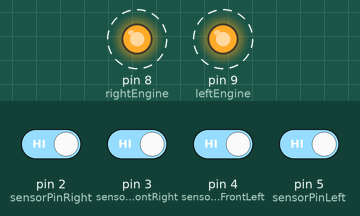
Simulated run of this sketch. Board: Arduino Uno, built with avr-gcc and run on an emulated ATmega328P. On the bench: output pins drawn as LEDs (lit = HIGH). Dashed ring = blinking. The inputs (shaded band) are chosen by the test bench; at power-on: pin 2 (sensorPinRight), pin 3 (sensorPinFrontRight), pin 4 (sensorPinFrontLeft), pin 5 (sensorPinLeft) HIGH.

Above: at 1.35 s.
1.7 s: pin 2 (sensorPinRight) driven LOW
At 2.15 s:
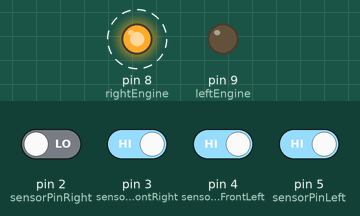
4.7 s: pin 4 (sensorPinFrontLeft) driven LOW
At 4.95 s:
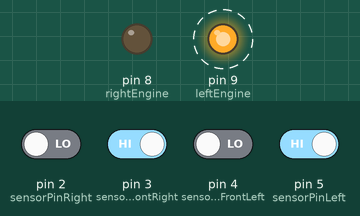
7.7 s: pin 4 (sensorPinFrontLeft) driven HIGH
At 7.95 s:
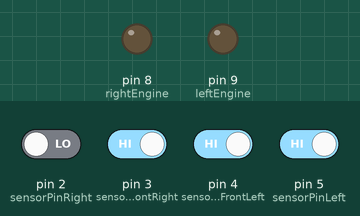
10.7 s: pin 2 (sensorPinRight) driven HIGH
At 10.95 s:
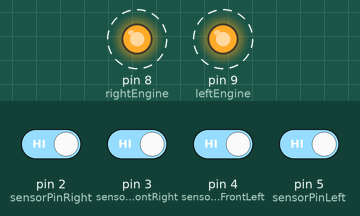
Timing chart, 0 to 14.7 s (numbered marks = the images above; inputs shaded):
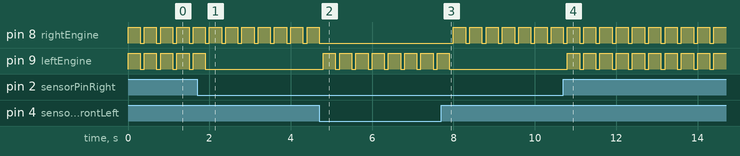

Measured:
- after the input at 1.7 s, pin 9 (leftEngine): goes on until 1.9 s, then stays LOW
- after the input at 4.7 s, pin 8 (rightEngine): goes on until 4.7 s, then stays LOW; pin 9 (leftEngine): alternates HIGH for 0.30 s and LOW for 0.10 s, starting after 0.10 s
- after the input at 7.7 s, pin 8 (rightEngine): alternates HIGH for 0.30 s and LOW for 0.10 s, starting after 0.30 s; pin 9 (leftEngine): goes on until 7.9 s, then stays LOW
- after the input at 10.7 s, pin 9 (leftEngine): alternates HIGH for 0.30 s and LOW for 0.10 s, starting after 0.10 s
- by itself, pin 8 (rightEngine), pin 9 (leftEngine): alternates HIGH for 0.30 s and LOW for 0.10 s

The sketch:

Bilprojekt.ino
```cpp
/*
  File: Bilprojekt
  Author: Elias Svensson
  Date: 2025-02-22
  Description: This program makes a car with 2 engines drive by itself.
*/

// creates all the variables
int rightEngine = 8; // setting the variable for the right engine to digital pin 8
int leftEngine = 9; // setting the variable for the left engine to digital pin 9
const int sensorPinRight = 2; // setting the variable for the sensor on the right to digital pin 2
const int sensorPinFrontRight = 3; // setting the variable for the sensor located to the right of the front on the car to digital pin 3
const int sensorPinFrontLeft = 4; // setting the variable for the sensor located to the left of the front on the car to digital pin 4
const int sensorPinLeft = 5; // setting the variable for the sensor on the left to digital pin 5
bool wallRight; // variable for the sensor on the right, which will be set to true or false
bool wallLeft; // variable for the sensor on the left, which will be set to true or false
bool wallFrontRight; // variable for the sensor which is located on the right side of the front, which will be set to true or false
bool wallFrontLeft; // variable for the sensor which is located on the left side of the front, which will be set to true or false

// starting all the sensors and engines
void setup() {
  pinMode(rightEngine, OUTPUT); // setting pin 8 to output
  pinMode(leftEngine, OUTPUT); // setting pin 9 to output
  pinMode(sensorPinRight, INPUT); // setting pin 2 to input
  pinMode(sensorPinFrontRight, INPUT); // setting pin 3 to input
  pinMode(sensorPinFrontLeft, INPUT); // setting pin 4 to input
  pinMode(sensorPinLeft, INPUT); // setting pin 5 to input
}

// runnning the functions
void loop() {
  rightSensor(); // function for sensor to the right
  frontSensorRight(); // function for front right sensor
  frontSensorLeft(); // function for front left sensor
  leftSensor(); // function for sensor to the left
  Gas(); // function for starting and stopping the engines
}

/*
  Checking if the sensor to the right finds a wall
  Parameters: void
  Returns: variable wallRight as true or false
*/
void rightSensor() {
  int sensorValueRight = digitalRead(sensorPinRight); // creating variable for the value of what the sensor to the right reads
  if (sensorValueRight == LOW) { // runs if there is a wall on the right
    wallRight = true; // setting boolean to true
  } else { // runs if there is no wall to the right
    wallRight = false; // setting boolean to false
  }
}

/*
  Checking if the right sensor on the front finds a wall
  Parameters: void
  Returns: variable wallFrontRight as true or false
*/
void frontSensorRight() {
  int sensorValueFront = digitalRead(sensorPinFrontRight); // creating variable for the value of what the sensor on the front to the right reads
  if (sensorValueFront == LOW) { // runs if there is a wall in front of the sensor
    wallFrontRight = true; // setting boolean to true
  } else { // runs if there is no wall in front of the sensor
    wallFrontRight = false; // setting boolean to false
  }
}

/*
  Checking if the left sensor on the front finds a wall
  Parameters: void
  Returns: variable wallFrontLeft as true or false
*/
void frontSensorLeft() {
  int sensorValueFront = digitalRead(sensorPinFrontLeft); // creating variable for the value of what the sensor on the front to the left reads
  if (sensorValueFront == LOW) { // runs if there is a wall in front of the sensor
    wallFrontLeft = true; // setting boolean to true
  } else { // runs if there is no wall in front of the sensor
    wallFrontLeft = false; // setting boolean to false
  }
}


/*
  Checking if the sensor on the left finds a wall
  Parameters: void
  Returns: variable wallLeft as true or false
*/
void leftSensor() {
  int sensorValueLeft = digitalRead(sensorPinLeft); // creating variable for the value of what the sensor on the left reads
  if (sensorValueLeft == LOW) { // runs if there is a wall in front of the sensor
    wallLeft = true; // setting boolean to true
  } else { // runs if there is no wall in front of the sensor
    wallLeft = false; // setting boolean to false
  }
}

/*
  Starts and stops the engines depending on what the wall variables are set to
  Parameters: void
  Returns: void
*/
void Gas() {
  if (wallLeft == true) { // if statement runs if there is a wall to the left
    digitalWrite(leftEngine, HIGH); // engine on the left continues
    digitalWrite(rightEngine, LOW); // engine on the right stops
    delay(300); // adds a delay to the engines so that they stop every 300ms
  } else if (wallFrontLeft == true) { // first else if statement runs if there is a wall infront of the sensor that is located to the left on the front
    digitalWrite(leftEngine, HIGH); // engine on the left continues
    digitalWrite(rightEngine, LOW); // engine on the right stops
    delay(300); // adds a delay to the engines so that they stop every 300ms
  } else if (wallFrontRight == true) { // second else if statement runs if there is a wall in front of the sensor that is located to the right on the front
    digitalWrite(leftEngine, LOW); // engine on the left stops
    digitalWrite(rightEngine, HIGH); // engine on the right continues
    delay(300); // adds a delay to the engines so that they stop every 300ms
  } else if (wallRight == true) { // third else if statement runs if there is a wall to the right
    digitalWrite(leftEngine, LOW); // engine on the left stops
    digitalWrite(rightEngine, HIGH); // engine on the right continues
    delay(300); // adds a delay to the engines so that they stop every 300ms
  } else if (wallFrontLeft == true && wallFrontRight == true) { // last else if statement runs if there is a wall in front of both of the sensors on the front
    digitalWrite(leftEngine, HIGH); // engine on the left continues
    digitalWrite(rightEngine, LOW); // engine on the right continues
  }
  else { // else statement runs if all other statements are false
    digitalWrite(leftEngine, HIGH); // engine on the left continues
    digitalWrite(rightEngine, HIGH); // engine on the right continues
    delay(300); // adds a delay to the engines so that they stop every 300ms
  }
  digitalWrite(leftEngine, LOW); //every 300ms the left engine will stop
  digitalWrite(rightEngine, LOW); // every 300ms the right engine will stop
  delay(100); // the engines will stop for 100ms

}
```
